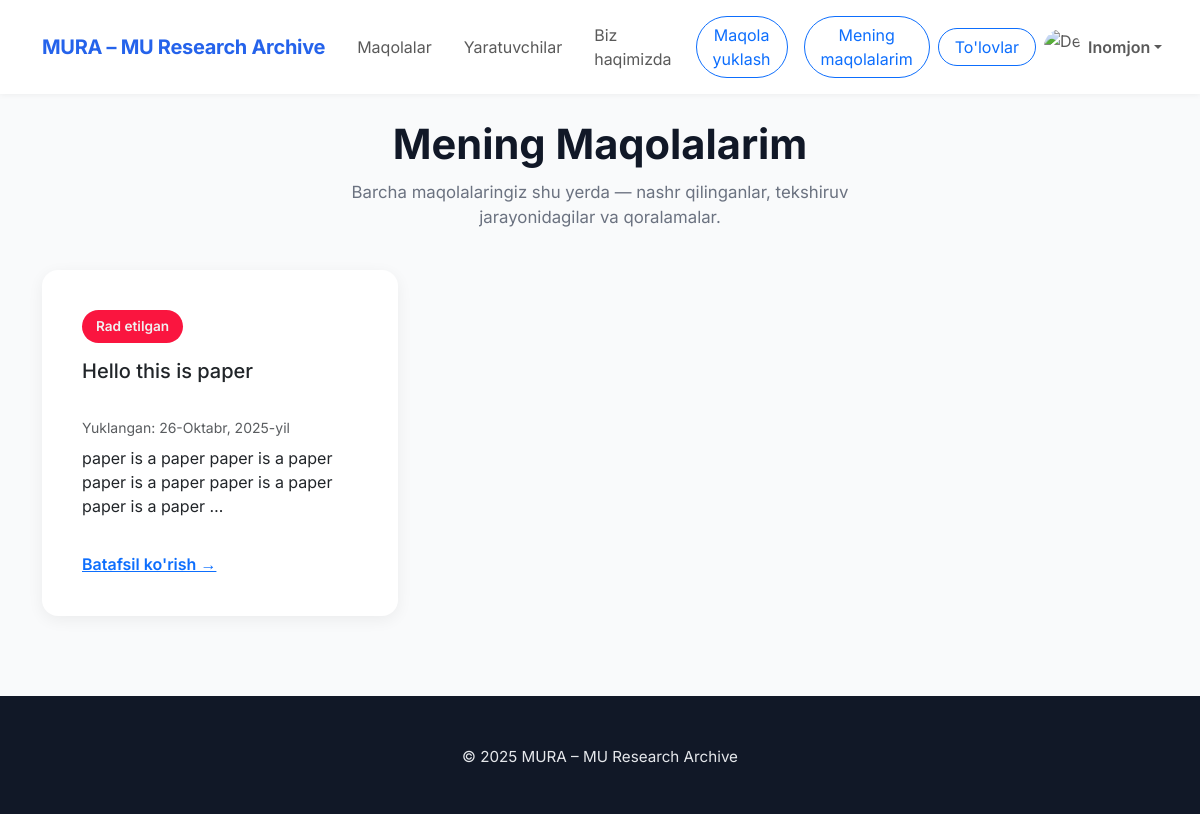
Page /my-papers/ (signed in) on the committed database.
### main/models.py (models this page shows, shortened)
class CustomUser(AbstractUser):
    avatar = models.ImageField(upload_to='media/avatars/', null=True, blank=True)

class Paper(models.Model):
    STATUS_CHOICES = [
        (1, 'draft'),
        (2, 'on_process'),
        (3, 'declined'),
        (4, 'accepted'),
        (5, 'payment_process'),
        (6, 'blocked')
    ]
    owner = models.ForeignKey(CustomUser, on_delete=models.CASCADE)
    category = models.ForeignKey('Category', on_delete=models.SET_NULL, null=True)
    title = models.CharField(
        max_length=100,
        validators=[MinLengthValidator(1)],
        help_text="Sarlavha 10–255 belgidan iborat bo‘lishi kerak."
    )
    summary = models.TextField(
        max_length=500,
        validators=[MinLengthValidator(100)],
        help_text="Qisqacha mazmun kamida 100 ta belgidan iborat bo‘lishi kerak."
    )
    intro = models.TextField(
        max_length=500,
        validators=[MinLengthValidator(100)],
        help_text="Kirish qismi kamida 100 ta belgidan iborat bo‘lishi kerak."
    )
    file = models.FileField(upload_to='pdfs/')
    status = models.IntegerField(
        choices=STATUS_CHOICES,
        default=1,
        help_text="Maqolaning joriy holatini tanlang."
    )
    published_at = models.DateField(auto_now=True)
    keywords = models.CharField(
        max_length=100,
        validators=[MinLengthValidator(10)],
        help_text="Kalit so‘zlar 10–300 belgidan iborat bo‘lishi kerak."
    )
    pages = models.IntegerField(
        null=True,
        blank=True,
        help_text="Betlar soni 3–50 oralig‘ida bo‘lishi kerak."
    )
    organization = models.CharField(
        max_length=120,
        validators=[MinLengthValidator(1)],
        null=True,
        blank=True,
        help_text="Tashkilot nomi 5–120 belgidan iborat bo‘lishi kerak."
    )
    paid_at = models.DateTimeField(null=True, blank=True)
    reject_count = models.IntegerField(default=0)

### main/views.py (the view)
# urls.py: path('my-papers/', MyPapersView.as_view(), name='my_papers'),
class MyPapersView(LoginRequiredMixin, ListView):
    model = Paper
    template_name = 'papers.html'
    context_object_name = 'papers'
    login_url = 'login'
    def get_queryset(self):
        return Paper.objects.filter(owner=self.request.user).order_by('-id')

### templates/papers.html (shortened to what this page needs)
{% extends "base.html" %}
{% load static %}
{% block style %}
    <link href="https://cdn.jsdelivr.net/npm/bootstrap@5.3.3/dist/css/bootstrap.min.css" rel="stylesheet"/>
    <link rel="stylesheet" href="{% static 'main/css/papers.css' %}">
{% endblock %}
{% block content %}
    <section class="container my-5">
        <div class="section-header">
            <h1>Mening Maqolalarim</h1>
            <p>Barcha maqolalaringiz shu yerda — nashr qilinganlar, tekshiruv jarayonidagilar va qoralamalar.</p>
        </div>
        <div class="row g-4">
            {% for paper in papers %}
                <div class="col-12 col-md-6 col-lg-4 d-flex">
                    <div class="card p-4 flex-fill">
                        <div class="card-body">
                            {% if paper.status == 1 %}
                                <span class="status-badge status-draft">To'lanmagan</span>
                            {% elif paper.status == 2 %}
                                <span class="status-badge status-review">Tekshiruv jarayonida</span>
                            {% elif paper.status == 3 %}
                                <span class="status-badge status-decline">Rad etilgan</span>
                            {% elif paper.status == 4 %}
                                <span class="status-badge status-published">Nashr etilgan</span>
                            {% elif paper.status == 5 %}
                                <span class="status-badge status-review">To'lov tekshirilmoqda</span>
                            {% endif %}
                            <h5 class="card-title mt-2" style="min-height: 50px;">{{ paper.title|truncatewords:6 }}</h5>
                            <p class="text-muted small mb-2">Yuklangan: {{ paper.published_at }}</p>
                            <p style="min-height: 90px;">{{ paper.intro|truncatewords:20 }}</p>
                            <a href="{% url 'my_paper' paper.id %}" class="text-primary fw-semibold">Batafsil ko'rish
                                →</a>
                        </div>
                    </div>
                </div>
            {% endfor %}
        </div>
    </section>
{% endblock %}

### templates/base.html (shortened to what this page needs)
{% load static %}
<!DOCTYPE html>
<html lang="en">
<head>
    <link href="https://cdn.jsdelivr.net/npm/bootstrap@5.3.3/dist/css/bootstrap.min.css" rel="stylesheet"/>
    {% block style %}{% endblock %}
</head>
<body >
<nav class="navbar navbar-expand-lg fixed-top">
    <div class="container">
        <a class="navbar-brand" href="{% url 'main' %}">MURA – MU Research Archive</a>
        <div class="collapse navbar-collapse" id="navmenu">
            <ul class="navbar-nav ms-auto align-items-lg-center">
                <li class="nav-item"><a href="{% url 'all_papers' %}" class="nav-link px-3">Maqolalar</a></li>
                <li class="nav-item"><a href="{% url 'creators' %}" class="nav-link px-3">Yaratuvchilar</a></li>
                <li class="nav-item"><a href="{% url 'about' %}" class="nav-link px-3">Biz haqimizda</a></li>
                {% if user.is_authenticated %}
                    <li class="nav-item"><a href="{% url 'upload_paper' %}"
                                            class="m-lg-2 mb-2 px-3 btn btn-outline-primary rounded-pill">Maqola
                        yuklash</a></li>
                    <li class="nav-item"><a href="{% url 'my_papers' %}"
                                            class="px-3 m-lg-2 mb-2  btn btn-outline-primary rounded-pill">Mening maqolalarim</a>
                    </li>
                    {%if user.is_superuser%}
                    <li class="nav-item"><a href="{% url 'payments' %}"
                                            class="px-3 btn btn-outline-primary rounded-pill">To'lovlar</a>
                    </li>
                    {%endif%}
                    <li class="nav-item dropdown">
                        <a class="nav-link dropdown-toggle d-flex align-items-center" href="#" id="profileDropdown"
                           role="button" data-bs-toggle="dropdown" aria-expanded="false">
                            {% if user.avatar %}
                                <img src="{{ user.avatar.url }}" alt="Avatar" class="rounded-circle" width="36"
                                     height="36" style="object-fit: cover;">
                            {% else %}
                                <img src="https://cdn-icons-png.flaticon.com/512/847/847969.png" alt="Default Avatar"
                                     class="rounded-circle" width="36" height="36" style="object-fit: cover;">
                            {% endif %}
                            <span class="ms-2 fw-semibold">{{ user.first_name }}</span>
                        </a>
                    </li>
                {% else %}
                    <li class="nav-item"><a href="{% url 'login' %}"
                                            class="btn btn-primary btn-sm ms-lg-3 p-2 m-1 text-white">Kirish</a></li>
                    <li class="nav-item"><a href="{% url 'register' %}"
                                            class="btn btn-primary btn-sm ms-lg-3 p-2 m-1 text-white">Ro'yxatdan
                        o'tish</a></li>
                {% endif %}
            </ul>
        </div>
    </div>
</nav>
{% block content %}
{% endblock %}
<footer>
    <div class="container">
        <p>© 2025 MURA – MU Research Archive</p>
    </div>
</footer>
</body>
</html>

### main/static/main/css/papers.css (style rules this page uses)
body { font-family: 'Inter', sans-serif; background-color: #f9fafb; color: #1f2937; overflow-x: hidden; padding-top: 72px; }
nav { background-color: #ffffff; box-shadow: 0 1px 6px rgba(0, 0, 0, 0.05); }
.navbar-brand { font-weight: 700; color: #2563eb !important; letter-spacing: -0.3px; }
.section-header { text-align: center; margin-bottom: 2.5rem; }
.section-header h1 { font-weight: 700; font-size: clamp(2rem, 4vw, 2.6rem); color: #111827; }
.section-header p { color: #6b7280; font-size: 1.05rem; max-width: 600px; margin: 10px auto 0; }
.card { border: none; border-radius: 16px; box-shadow: 0 4px 16px rgba(0,0,0,0.06); transition: transform .25s ease; }
.status-badge { border-radius: 999px; padding: 6px 14px; font-size: 0.85rem; font-weight: 600; color: white; display: inline-block; margin-bottom: 8px; }
.status-decline { background-color: #fa153f; color: #f0f0f0; }
footer { text-align: center; padding: 50px 0 30px; background: #111827; color: #e5e7eb; font-size: .95rem; margin-top: 80px; }

### rows in the picture
CustomUser: first_name "Inomjon"
Paper: status "Rad etilgan", title "Hello this is paper", published_at "26-Oktabr, 2025-yil", intro "paper is a paper paper is a paper paper is a paper paper is a paper paper is a paper …"
